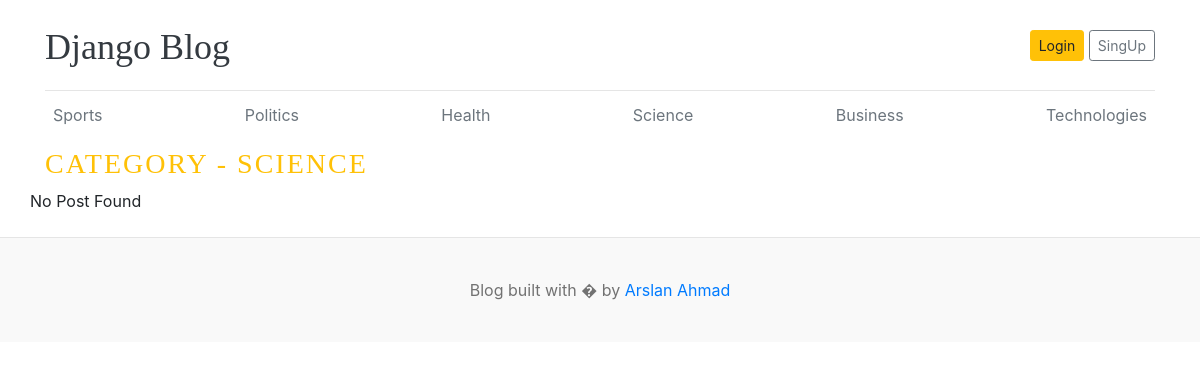
The app's page /category/4/ with its own data.
### blogs/models.py (models this page shows)
class Category(models.Model):
    category_name = models.CharField(max_length=100, unique=True)
    created_at = models.DateTimeField(auto_now_add=True)
    updated_at = models.DateTimeField(auto_now=True)
    class Meta:
        verbose_name = "Category"
        verbose_name_plural = "Categories"
    def __str__(self):
        return self.category_name

### blogs/views.py (the view)
# urls.py: path('<int:category_id>/', views.posts_by_category, name='posts_by_category'),
def posts_by_category(request, category_id):
    posts = Blog.objects.filter(category=category_id, status="Published")
    category = get_object_or_404(Category, pk=category_id)
    context = {
        'posts': posts,
        'category': category,
    }
    return render(request, 'posts_by_category.html', context)

### blogs/context_processors.py (called while the page is built)
def get_categories(request):
    categories = Category.objects.all()
    return dict(categories=categories)

### templates/posts_by_category.html (shortened to what this page needs)
    {% extends "base.html" %}
    {% block content %}
      <div class="nav-scroller py-1 mb-2">
        <nav class="nav d-flex justify-content-between">
          {% for cat in categories %}
          <a class="p-2 text-muted" href="{% url 'posts_by_category' cat.id %}">{{cat.category_name}}</a>
          {% endfor %}
        </nav>
      </div>
  <h3 class="text-uppercase text-warning" style="letter-spacing: 2px;">Category - {{ category }}</h3>
  <div class="row mb-2">
  {% if posts %}
    {% for post in posts %}
    <div class="col-md-6">
      <div class="card border-0" >
        <div class="card-body">
          <h3>{{ post.title }}</h3>
          <small class="mb-1 text-muted">{{ post.created_at | timesince }} ago | {{ post.author }}</small>
          <p class="card-text">{{ post.short_description | truncatewords:15 }}</p>
        </div>
      </div>
    </div>
    {% endfor %}
  {% else %}
  <p>No Post Found</p>
  {% endif %}
  </div>
</div>
{% endblock %}

### blog_main/static/css/blog.css (style rules this page uses)
h1, h2, h3, h4, h5, h6 { font-family: "Playfair Display", Georgia, "Times New Roman", serif; }

### records on screen
Category: category_name "Sports"
Category: category_name "Politics"
Category: category_name "Health"
Category: category_name "Science", category_name "SCIENCE"
Category: category_name "Business"
Category: category_name "Technologies"
